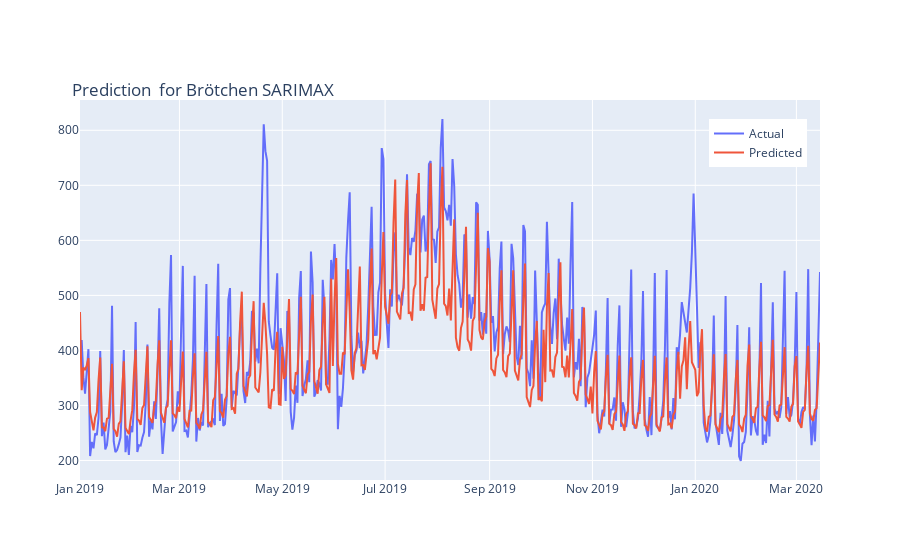

Here is the notebook cell this chart was saved with:
### Code cell
fig = go.Figure()
# Create and style traces
fig.add_trace(go.Scatter(x=s_6.index, y=s_6.Brötchen, name='Actual',))
fig.add_trace(go.Scatter(x=p_6.index, y=p_6.predicted_mean, name='Predicted',))
fig.update_layout(title_text='Prediction  for Brötchen SARIMAX', title_x=0.01)
fig.update_layout(legend=dict(
    yanchor="top",
    y=0.95,
    xanchor="left",
    x=0.85
))
fig.update_layout(title=dict(
    yanchor="top",
    y=0.85,
    xanchor="left",
    x=0.08))

fig.show()

### Figure 1 — Plotly figure (JSON) as saved in the notebook; plotly's stock layout.template omitted (floating-point values rounded to 4 significant figures; data arrays with more than 128 entries replaced by an {"elided": "..."} marker saying what was removed)
{"data": [{"name": "Actual", "type": "scatter", "x": {"elided": "430 str values"}, "y": {"elided": "430 float values"}}, {"name": "Predicted", "type": "scatter", "x": {"elided": "440 str values"}, "y": {"elided": "440 float values"}}], "layout": {"legend": {"x": 0.85, "xanchor": "left", "y": 0.95, "yanchor": "top"}, "title": {"text": "Prediction  for Brötchen SARIMAX", "x": 0.08, "xanchor": "left", "y": 0.85, "yanchor": "top"}}}
